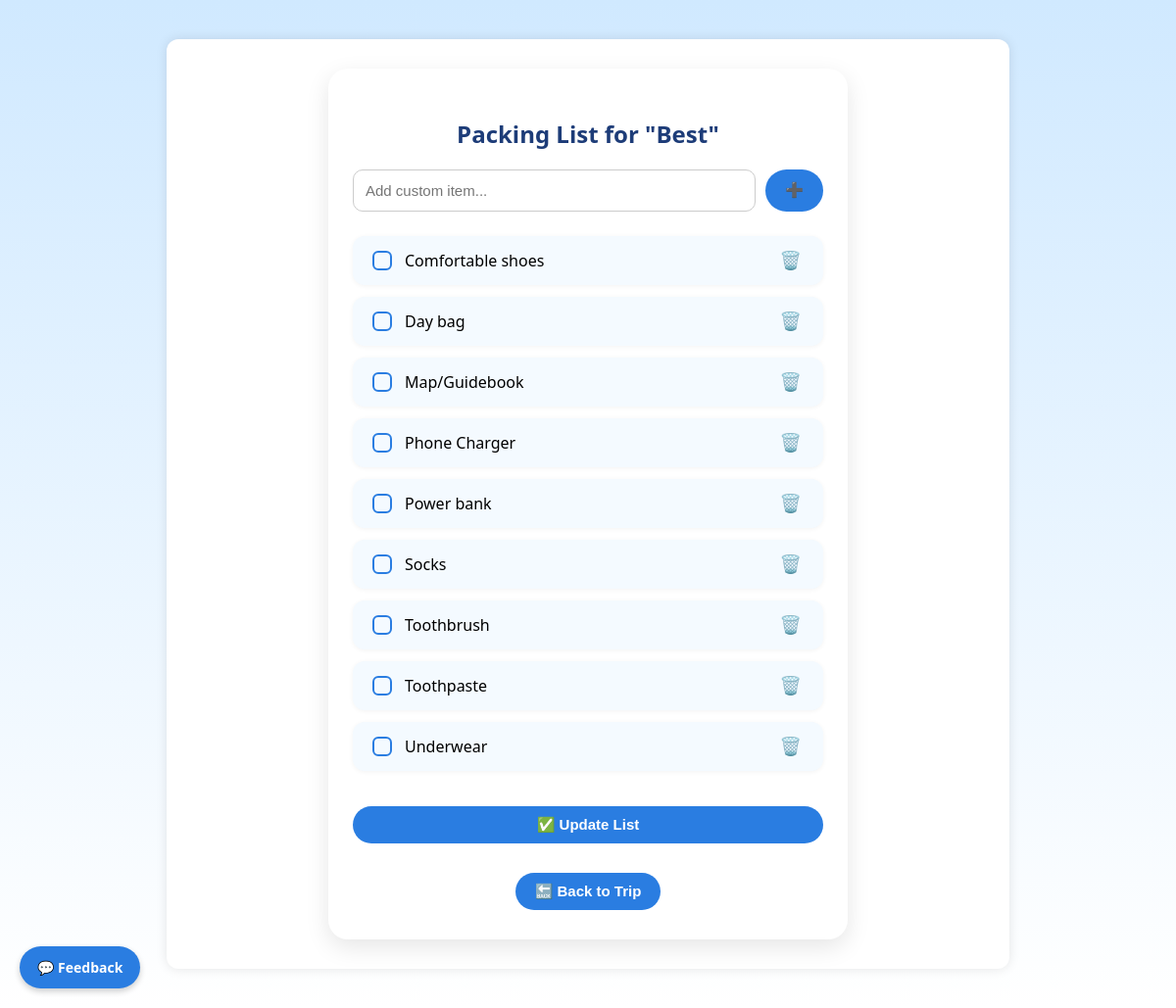
Before: /trips/6/packing/ (signed in) with the older database file.
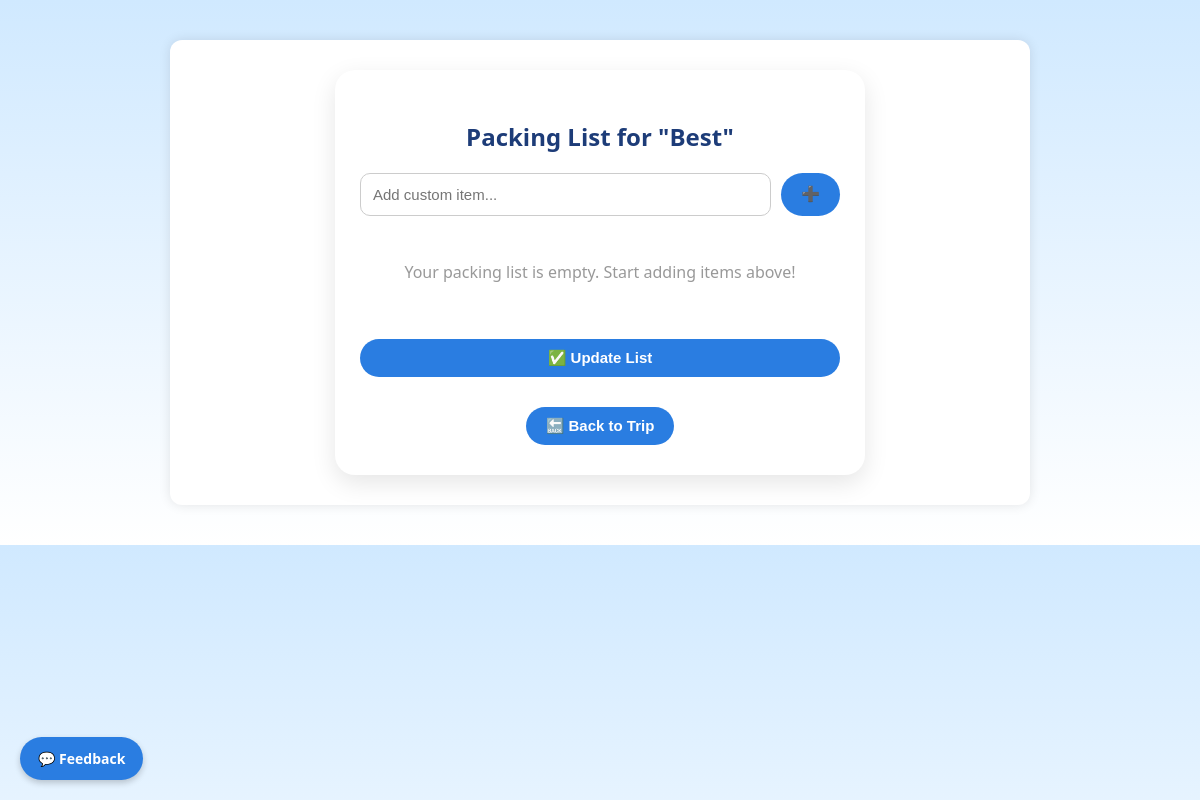
After: the same page with the newer database file.
### trips/models.py (models this page shows, shortened)
class Trip(models.Model):
    TRIP_TYPE_CHOICES = [
        ('beach', 'Beach'),
        ('city', 'City'),
        ('hiking', 'Hiking'),
        ('business', 'Business'),
        ('snow', 'Snow / Ski'),
        ('other', 'Other'),
    ]
    user = models.ForeignKey(get_user_model(), on_delete=models.CASCADE)
    name = models.CharField(max_length=100)
    destination = models.CharField(max_length=100)
    start_date = models.DateField()
    end_date = models.DateField()
    trip_type = models.CharField(max_length=50, choices=TRIP_TYPE_CHOICES, default='other')
    manually_cleared = models.BooleanField(default=False)
    is_public = models.BooleanField(default=False)
    share_token = models.CharField(max_length=12, unique=True, blank=True, null=True)

class PackingItem(models.Model):
    trip = models.ForeignKey(Trip, on_delete=models.CASCADE, related_name='packing_items')
    name = models.CharField(max_length=100)
    is_packed = models.BooleanField(default=False)

### trips/views.py (the view, shortened to what this page needs)
# urls.py: path('<int:trip_id>/packing/', views.packing_list, name='packing_list'),
@login_required
def packing_list(request, trip_id):
    trip = get_object_or_404(Trip, id=trip_id, user=request.user)
    if not trip.packing_items.exists() and not trip.manually_cleared:
        generate_packing_list(trip)
    items = trip.packing_items.all().order_by('is_packed', 'name')
    return render(request, 'trips/packing_list.html', {'trip': trip, 'items': items})

### trips/templates/trips/packing_list.html (shortened to what this page needs)
{% extends 'base.html' %}
{% block content %}
<div class="container" style="max-width: 480px; margin: auto; background: #ffffff; padding: 30px 25px; border-radius: 20px; box-shadow: 0 8px 25px rgba(0, 0, 0, 0.1);">
  <h2 style="text-align: center; color: #1d3c78; margin-bottom: 20px; font-weight: 700;">Packing List for "{{ trip.name }}"</h2>
  <form method="post" style="display: flex; gap: 10px; margin-bottom: 25px;">
    <input type="text" name="new_item" placeholder="Add custom item..." class="input-field">
    <button type="submit" class="add-btn">➕</button>
  </form>
  <form method="post" action="{% url 'update_packing_list' trip.id %}">
    <ul style="list-style: none; padding: 0;">
      {% if items %}
      {% for item in items %}
      <li class="packing-item fade-in">
        <label style="display: flex; align-items: center; gap: 10px;">
          <input type="checkbox" class="custom-checkbox" name="packed_items" value="{{ item.name }}" {% if item.is_packed %}checked{% endif %}>
          {{ item.name }}
        </label>
        <button type="submit" name="delete_item" value="{{ item.name }}" class="btn-icon">🗑️</button>
      </li>
      {% endfor %}
      {% else %}
        <li style="text-align: center; padding: 20px; color: #999;">Your packing list is empty. Start adding items above!</li>
      {% endif %}
    </ul>
    <button type="submit" class="update-btn" style="width: 100%; margin-top: 20px;">✅ Update List</button>
  </form>
  <div style="text-align: center; margin-top: 30px;">
    <a href="{% url 'trip_detail' trip.id %}">
      <button type="button" class="back-btn">🔙 Back to Trip</button>
    </a>
  </div>
</div>
{% endblock %}

### templates/base.html (shortened to what this page needs)
<!DOCTYPE html>
<html lang="en">
<head>
</head>
<body>
  <div class="container">
    {% block content %}{% endblock %}
  </div>
  <a href="{% url 'leave_feedback' %}" id="feedback-button">💬 Feedback</a>
</body>
</html>

### templates/base.html (style rules this page uses)
body { font-family: 'Segoe UI', sans-serif; background: linear-gradient(to bottom, #d0e9ff, #ffffff); margin: 0; padding: 0; }
.container { max-width: 800px; margin: 40px auto; background: #fff; padding: 30px; border-radius: 12px; box-shadow: 0 0 12px rgba(0, 0, 0, 0.1); }
#feedback-button { position: fixed; bottom: 20px; left: 20px; background-color: #2a7de1; color: white; padding: 12px 18px; font-size: 14px; border-radius: 30px; text-decoration: none; font-weight: bold; box-shadow: 0 3px 6px rgba(0, 0, 0, 0.2); z-index: 999; transition: background-color 0.3s, transform 0.3s; }

### trips/templates/trips/packing_list.html (style rules this page uses)
.input-field { flex: 1; padding: 12px; font-size: 15px; border: 1px solid #ccc; border-radius: 10px; }
.add-btn, .update-btn, .back-btn { background-color: #2a7de1; color: white; border: none; border-radius: 30px; padding: 10px 20px; font-weight: bold; font-size: 15px; cursor: pointer; transition: background-color 0.3s; }

Changed rows visible on the page:
removed PackingItem: name "Comfortable shoes"
removed PackingItem: name "Day bag"
removed PackingItem: name "Map/Guidebook"
removed PackingItem: name "Phone Charger"
removed PackingItem: name "Power bank"
removed PackingItem: name "Socks"
removed PackingItem: name "Toothbrush"
removed PackingItem: name "Toothpaste"
removed PackingItem: name "Underwear"
Other visible differences:
text now shown: "Your packing list is empty. Start adding items above!"
